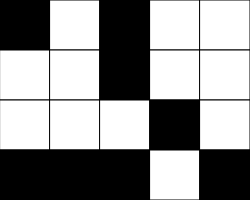
Frame 1 (no input)
Frame 60 (no input): identical to frame 1, image omitted
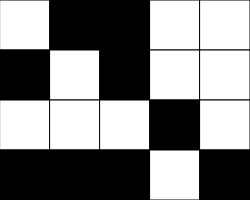
Frame 120 (the mouse pressed at the canvas centre since frame 60)

The p5.js sketch that drew these frames (run headless with seeded random() and noise() and a simulated clock; from frame 60 on, the mouse is pressed at the canvas centre):

// p5.js sketch
// ── sketch.js
// Puzzle Game Starter
// Lukas Scrobe
// Nov/6/2023
// make a game where you click tiles to colour the screen
// with black or white tiles

// Globals
let grid =
  [[0, 255, 0, 255, 255],
    [255, 255, 0, 255, 255],
    [255, 255, 255, 0, 255],
    [0, 0, 0, 255, 0]];

const NUM_ROWS = 4;
const NUM_COLS = 5;
let rectWidth = 50;
let rectHeight = 50;
let col;
let row;

function setup() {
  createCanvas(rectWidth * NUM_COLS, rectHeight * NUM_ROWS);
}

function draw() {
  background(220);
  renderGrid();
  col = getCurrentX();
  row = getCurrentY();
  print(col,row);
}

function mousePressed() {
  if(keyIsDown(SHIFT)){
    flip(col, row);
  }
  else{
    flip(col, row);
    if (row > 0) {
      flip(col, row - 1);
    }
    if (col < NUM_COLS - 1) {
      flip(col + 1, row);
    }
    if (col > 0) {
      flip(col - 1, row);
    }
    flip(col,row+1);
  }
}

function winCondition(x,y){
  
}

function flip(x, y) {
  if (grid[y][x] === 0) {
    grid[y][x] = 255;
  }
  else {
    grid[y][x] = 0;
  }
}

function getCurrentX() {
  let constrainX = constrain(mouseX, 0, width - 1);
  return int(constrainX / rectWidth);
}

function getCurrentY() {
  let constrainY = constrain(mouseY, 0, height - 1);
  return int(constrainY / rectHeight);
}

function renderGrid() {
  for (let x = 0; x < NUM_COLS; x++) {
    for (let y = 0; y < NUM_ROWS; y++) {
      let fillValue = grid[y][x];
      fill(fillValue,);
      rect(x * rectWidth, y * rectHeight, rectWidth, rectHeight);
    }
  }
}
